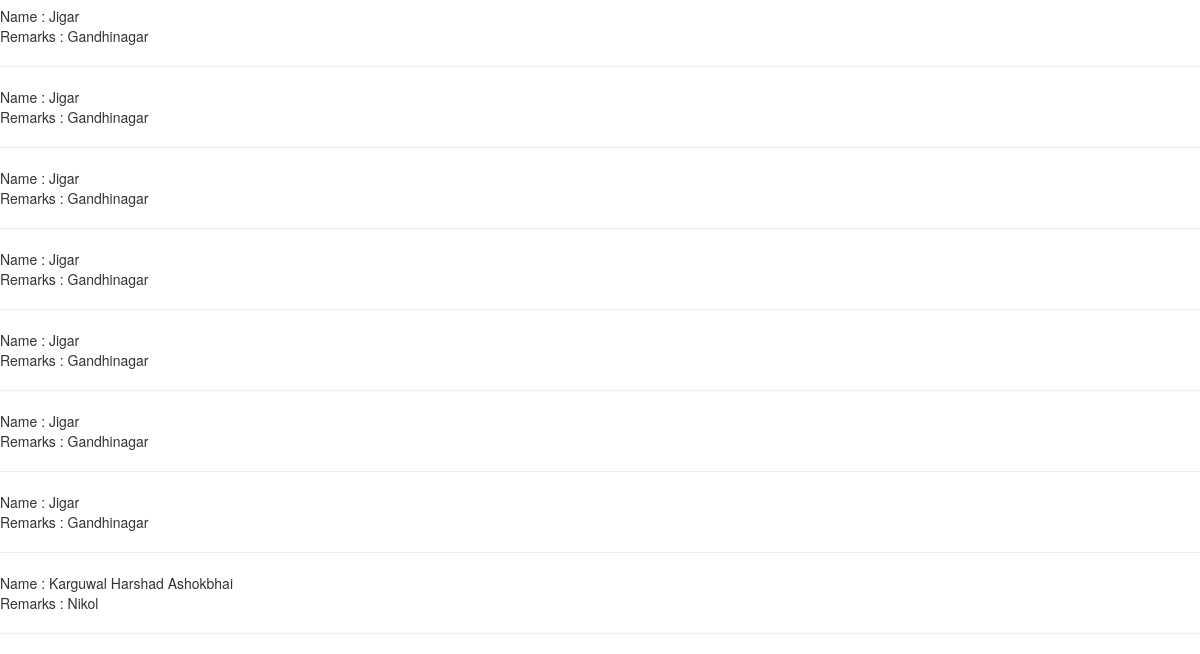
The app's page /contact/ (lower part), older data.
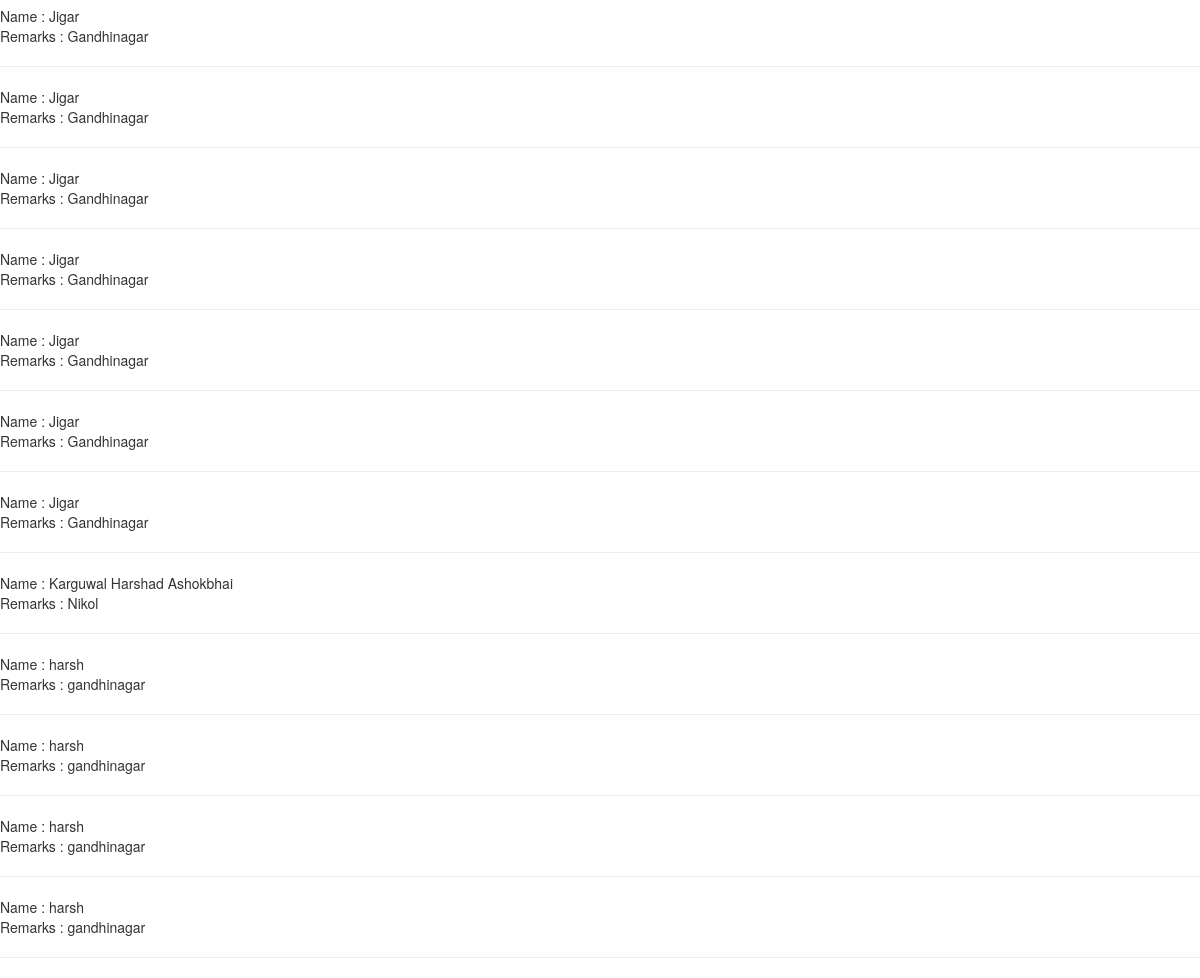
The same page, newer data.
### myapp/models.py (models this page shows, shortened)
class Contact(models.Model):
    name=models.CharField(max_length=100)
    email=models.EmailField()
    mobile=models.PositiveBigIntegerField()
    remarks=models.TextField()

### myapp/views.py (the view)
# urls.py: path('contact/',views.contact,name='contact'),
def contact(request):
    if request.method=="POST":
        Contact.objects.create(
            name=request.POST['name'],
            email=request.POST['email'],
            mobile=request.POST['mobile'],
            remarks=request.POST['remarks'],
        )
        msg="Contact Saved Successfully"
        contact=Contact.objects.all().order_by("-id")[:3]
        return render(request,'contact.html',{'msg':msg,'contact':contact})
    else:
        contact=Contact.objects.all()
        return render(request,'contact.html',{'contact':contact})

### myapp/templates/contact.html (shortened to what this page needs)
{% extends 'header.html' %}
{% block content %}
<!DOCTYPE html>
<html lang="en">
<head>
</head>
<body>
{% for i in contact %}
    Name : {{i.name}}<br>
    Remarks : {{i.remarks}}<br><hr>
{% endfor %}
</body>
</html>
{% endblock %}

Row changes from the older to the newer data that the page shows:
added Contact: name "harsh", remarks "gandhinagar"
added Contact: name "harsh", remarks "gandhinagar"
added Contact: name "harsh", remarks "gandhinagar"
added Contact: name "harsh", remarks "gandhinagar"
